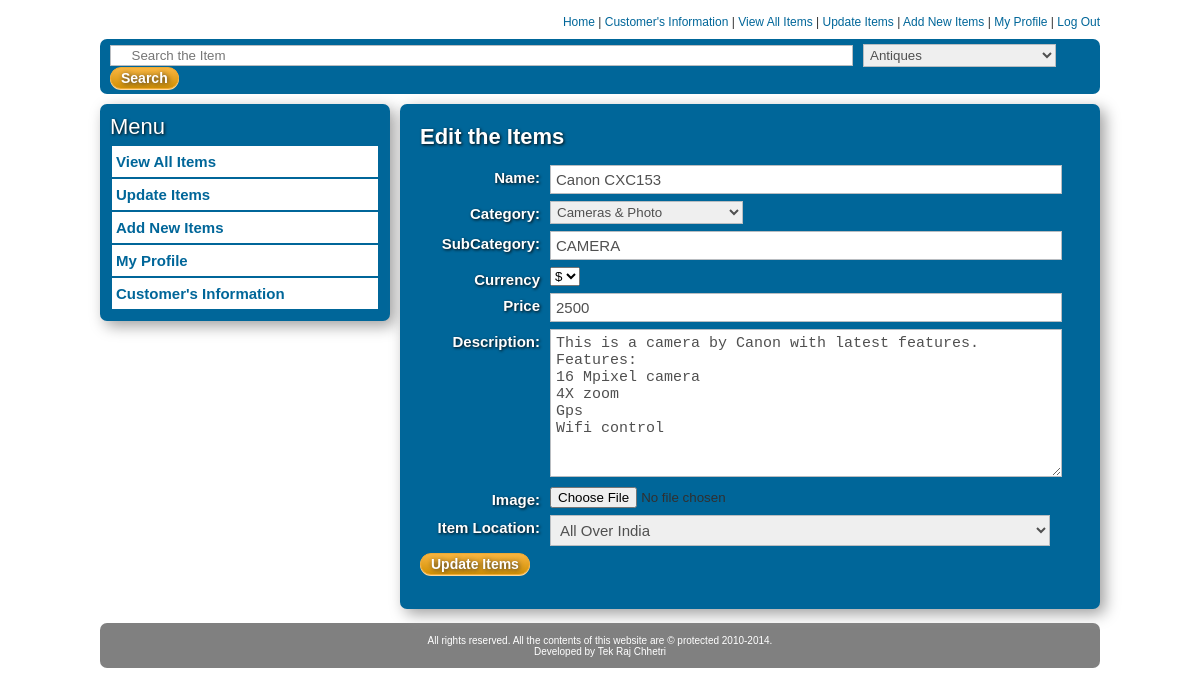
Screenshot of /AdminSection/edit.php?pids=7 (signed in) with the database file from the repository.
### tables this page shows
CREATE TABLE IF NOT EXISTS `product` (
  `id` int(11) NOT NULL AUTO_INCREMENT,
  `product_name` varchar(50) NOT NULL,
  `category` varchar(50) NOT NULL,
  `subcategory` varchar(55) NOT NULL,
  `currency` varchar(20) NOT NULL,
  `price` varchar(30) NOT NULL,
  `detail` text NOT NULL,
  `location` varchar(40) NOT NULL,
  `date_added` date NOT NULL,
  PRIMARY KEY (`id`)
);

### AdminSection/edit.php (the view, shortened to what this page needs)
<?php
if (isset($_GET['pids'])) {
$targetID = $_GET['pids'];
 $sql = mysql_query("SELECT * FROM product WHERE id='$targetID' LIMIT 1");
    $productCount = mysql_num_rows($sql);
	if ($productCount > 0) {
	    while($row = mysql_fetch_array($sql)){
			$product_name = $row["product_name"];
			$subcategory = $row["subcategory"];
			$details = $row["detail"];
			$price=$row['price'];
		}
	}
}
?>
<!DOCTYPE html>
<html lang="en">
<head>
	<link rel="stylesheet" href="../css/main.css">
	<link rel="stylesheet" href="../css/forms.css">
	<link rel="stylesheet" href="../css/account.css">
</head>
<body>
	<div id="wrapper">
		<aside id="left_side">
                       <div id="generalform1">
			<h4>Menu</h4>
			</div>
		</aside>
		<section id="right_side" >
			<form id="generalform"  enctype="multipart/form-data" class="container" method="post" action="edit.php">
				<h3>Edit the Items</h3>
				<div class="field">
					<label for="title">Name:</label>
					<input type="text" class="input" id="title" name="title" value="<?php echo $product_name; ?>"/>
				</div>
				<div class="field">
					<label for="category">Category:</label>
				</div>
				<div class="field">
					<label for="subtitle">SubCategory:</label>
					<input type="text" class="input" id="subtitle" name="subtitle" value="<?php echo $subcategory; ?>"/>
				</div>
 				<div class="field">
					<label for="currencyformat">Currency</label>
				</div>
				<div class="field">
					<label for="price">Price</label>
					<input type="text" class="input" id="price" name="price" value="<?php echo $price; ?>"/>
				</div>
				<div class="field">
					<label for="description">Description:</label>
					<textarea rows="8" cols="5" class="input" id="description" name="description" maxlength="5000"><?php echo $details;?></textarea>
				</div>
				<div class="field">
					<label for="image1">Image:</label>
					<input type="file" id="image1" name="image1" />
				</div>
				<div class="field">
					<label for="itemlocation">Item Location:</label>
				</div>
				<input type="submit" name="submit" id="submit" class="button" value="Update Items"/><br/><br/>
			</form> <br/>
		</section>
	</div>
</body>
</html>

### css/main.css (style rules this page uses)
* { margin:0px; padding:0px; list-style-type:none; }
body { text-align:center; font-family:Arial; font-size:12px; color:#303030; }
header,nav,section,aside,footer { display:block; }
h3 { margin-bottom:15px; font-size:22px; color:white; text-shadow:1px 1px 3px #080808; }
h4 { font-family:Arial; font-size:14px; font-weight:normal; color:#606060; }
table { width:100%; text-align:center; }
td { padding:3px 10px; }
a:link { color:#006699; text-decoration:none; }
#wrapper { width:1000px; margin:15px auto 0px; text-align:left; }
#top_search { margin-top:10px; padding:5px 0px 5px 10px; display:block; border-radius:7px; -moz-border-radius:7px; -webkit-border-radius:7px; background-color:#006699; }
#main_footer { padding-top:1px; clear:both; font-size:10px; background-color:grey; border-radius:7px; -moz-border-radius:7px; -webkit-border-radius:7px; }
.searchBox { padding:2px; border:1px solid #b9bdc1; color:#505050; }
.button { -moz-box-shadow: 0px 1px 0px 0px #fed897; -webkit-box-shadow: 0px 1px 0px 0px #fed897; box-shadow: 0px 1px 0px 0px #fed897; background:-webkit-gradient( linear, left top, left bottom, color-stop(0.05, #f6b33d), color-stop(1, #d29105) ); background:-moz-linear-gradient( center top, #f6b33d 5%, #d29105 100% ); filter:progid:DXImageTransform.Microsoft.gradient(startColorstr='#f6b33d', endColorstr='#d29105'); background-color:#f6b33d; -moz-border-radius:20px; -webkit-border-radius:20px; border-radius:20px; border:1px solid #eda933; display:inline-block; color:#ffffff; font-family:arial; font-size:14px; font-weight:bold; padding:2px 10px; text-decoration:none; text-shadow: 1px 1px 5px #303030; }

### css/forms.css (style rules this page uses)
label { display:block; float:left; font-weight:bold; margin-right:10px; text-align:right; width:120px; line-height:25px; font-size:15px; color:white; text-shadow:1px 1px 3px #080808; }
#generalform { padding:20px; background:#006699; overflow:auto; border-radius:7px; -moz-border-radius:7px; -webkit-border-radius:7px; box-shadow:5px 5px 15px #A0A0A0; -moz-box-shadow:5px 5px 15px #A0A0A0; -webkit-box-shadow:5px 5px 15px #A0A0A0; }
.container { width:740px; }
.field { margin-bottom:7px; }
.input { font-size:15px; padding:5px; border:1px solid #b9bdc1; width:500px; color:#505050; }

### css/account.css (style rules this page uses)
#left_side { width:290px; margin-top:10px; margin-right:10px; float:left; }
.lmenutable { text-align:left; float:left; cursor:hand; }
.lmenu { font-size:15px; color:purple; font-weight:900; padding:7px 4px; background:rgba(0,0,0,0.6); display:block; margin-bottom:solid; background:white; overflow:auto; cursor:hand; }
h4 { margin-bottom:4px; font-size:22px; color:white; text-shadow:1px 1px 3px #080808; }
a:link { color:#006699; text-decoration:none; }
#generalform1 { padding:10px; margin-bottom:4px; background:#006699; overflow:auto; border-radius:7px; -moz-border-radius:7px; -webkit-border-radius:7px; box-shadow:5px 5px 15px #A0A0A0; -moz-box-shadow:5px 5px 15px #A0A0A0; -webkit-box-shadow:5px 5px 15px #A0A0A0; }
#right_side { margin-top:10px; float:left; width:660px; }
.container { width:660px; }

### rows the page displays
product: title "Canon CXC153", subtitle "CAMERA", price "2500", description "This is a camera by Canon with latest features. Features: 16 Mpixel camera 4X zoom Gps Wifi control"
